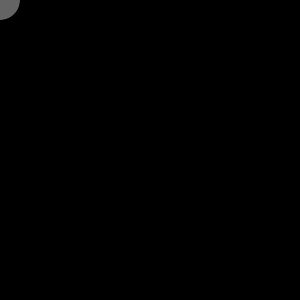
Frame 1 (no input)
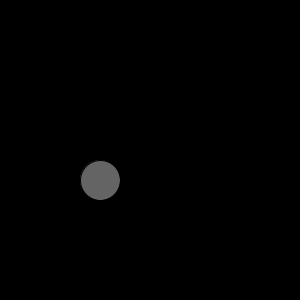
Frame 60 (the mouse pressed at the canvas centre just before this capture)
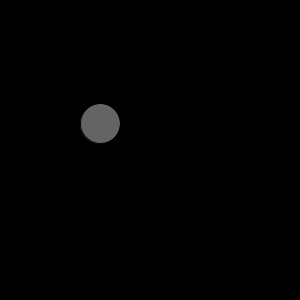
Frame 120 (the mouse held since frame 60 and released just before this capture)

The Processing sketch that drew these frames (run headless with seeded random() and noise(); from frame 60 on, the mouse is pressed at the canvas centre):

// Processing sketch: processing_82430
// ── processing_82430.pde

public class Ball {
  float XPOS;
  float YPOS;
  float X0;
  float Y0;
  float theXRadius;
  float theYRadius;
  float theMass;
  float milDeductTime = 0;
  float VY0;
  
  
  public Ball(float X, float Y, float V0, float Xrad, float Yrad, float mass){
    X0 = X;
    Y0 = Y;
    VY0 = V0;
    theXRadius = Xrad;
    theYRadius = Yrad;
    theMass = mass;
  }
  
  public float[] getInitalValues(){
    float[] values = new float[3];
    values[0] = X0;
    values[1] = Y0;
    values[2] = VY0;
    
    return values;
    
  }  
  
  public float[] getBallProperties(){
    float[] values = new float[3];
    values[0] = theXRadius;
    values[1] = theYRadius;
    values[2] = theMass;
    
    return values;
    
  }   
  
    public float[] getBallPosition(){
    float[] values = new float[2];
    values[0] = XPOS;
    values[1] = YPOS;
    
    return values;
    
  }  
  
  public void setPosition(float X, float Y){
    
   XPOS = X;
   YPOS = Y;   
  
  }
  
    public void setRadius(float X, float Y){
    
   theXRadius = X;
   theYRadius = Y;   
  
  }
  
  public void setInitialValues(float X, float Y, float V){
    
   X0 = X;
   Y0 = Y;   
   VY0 = V; 
  
  }
  
   public void setYVelocity(float V){
    
   VY0 = V;
  
  }
  
  public float getYVelocity(float Time, float g){

    return (float) VY0 + g*Time;
    
  }
  
  public float getFreeFallTime(boolean reset){
    
      if (!reset){
      return (float) (millis() - milDeductTime)/1000;
      } else {
      milDeductTime = millis();
      return (float) (millis() - milDeductTime)/1000;
      }
  }
  

}

 Ball myBall = new Ball(100,50,0,20,20,1);
 float[] ballProperties = myBall.getBallProperties();

void setup() {
  
  size(300, 300);
  background(0);
  fill(100);
  

}
float gravity = 200;
float[] ballPosition;
float newXPOS;
float newYPOS;
float Time;

void draw(){
  ellipseMode(RADIUS);
  background(0);

  ballPosition = myBall.getBallPosition();
  float[] initialValues = myBall.getInitalValues();
  
  Time = myBall.getFreeFallTime(false);
  println("Time:  "+Time);
  
 // println(ballProperties[1]);
  
  newXPOS = (float) initialValues[0];
  
  
  if (((ballPosition[1] + ballProperties[0]) > 297) && ((ballPosition[1] + ballProperties[0]) < 303)){ 

    myBall.setInitialValues(ballPosition[0], ballPosition[1]-5, -1*myBall.getYVelocity(Time,gravity) + 7);
    Time = myBall.getFreeFallTime(true);
    
    for(float index = 0; index < .05656; index = index + 0.001){
      ballProperties[1] = 20*((25*index-.707)*(25*index-.707) + 0.5);
      
////DELAY?
        
      ellipse(ballPosition[0], ballPosition[1], ballProperties[0], ballProperties[1]);
      println(ballProperties[1]);
    }
    println("-------------BOUNCE-------------");
  } else {
    ballProperties = myBall.getBallProperties();  
  }
  
  
  newYPOS = (float) initialValues[1] + (float) initialValues[2]*Time +  (float) .5*gravity*Time*Time;
  
  println("VY0:"+initialValues[2]+"        YPOS: "+newYPOS);
      println();
      println("instVelocity:  "+myBall.getYVelocity(Time, gravity));

  myBall.setPosition(newXPOS, newYPOS);
  ellipse(ballPosition[0], ballPosition[1], ballProperties[0], ballProperties[1]);  
  
  

}
